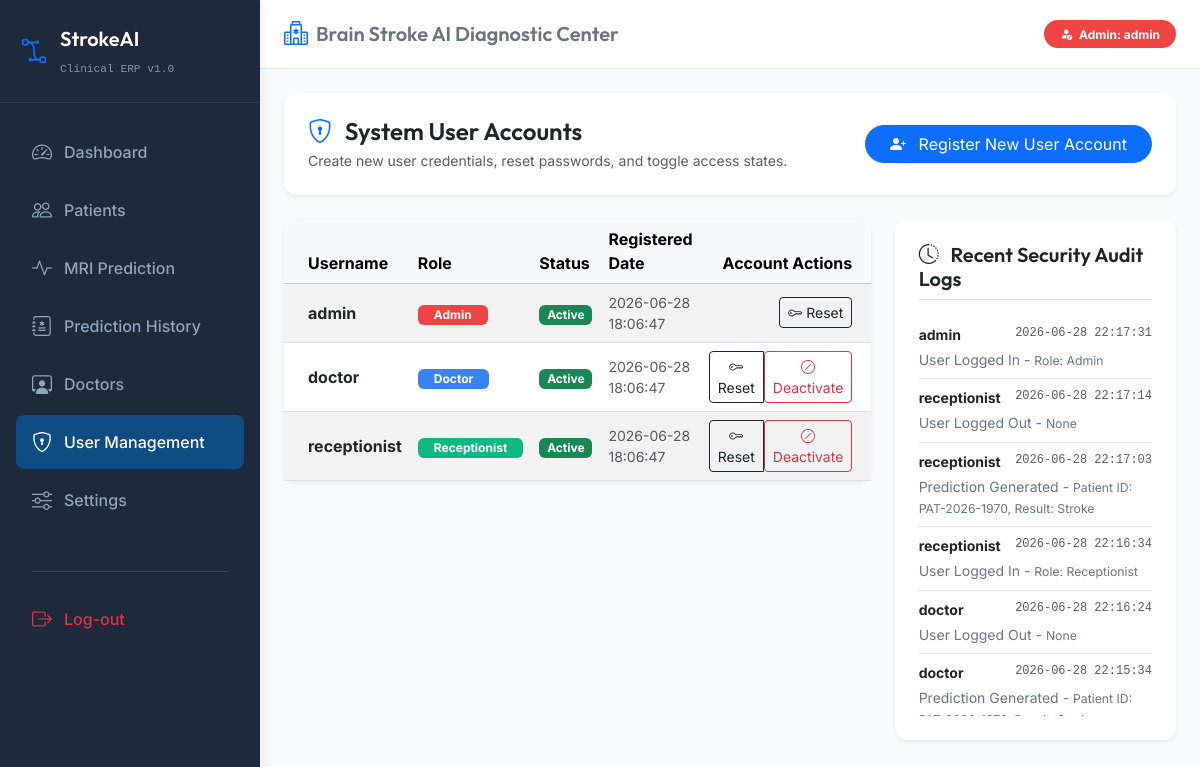
The app's page /users (signed in) with its own data.
### tables this page shows
CREATE TABLE users (
            id INTEGER PRIMARY KEY AUTOINCREMENT,
            username TEXT UNIQUE NOT NULL,
            password_hash TEXT NOT NULL,
            role TEXT NOT NULL, -- Admin, Doctor, Receptionist
            status TEXT NOT NULL DEFAULT 'Active', -- Active, Deactivated
            created_at TEXT NOT NULL
        );

CREATE TABLE activity_logs (
            id INTEGER PRIMARY KEY AUTOINCREMENT,
            username TEXT NOT NULL,
            action TEXT NOT NULL,
            details TEXT,
            created_at TEXT NOT NULL
        );

### mainapp.py (the view)
@app.route("/users")
@admin_required
def users_panel():
    users = list_users()
    audit_logs = list_activity_logs(50)
    return render_template('users.html', users=users, audit_logs=audit_logs, active_page='users')

### database/db_manager.py (called while the page is built)
def get_db_connection():
    conn = sqlite3.connect(DB_PATH)
    conn.row_factory = sqlite3.Row
    return conn

def list_users():
    conn = get_db_connection()
    users = conn.execute("SELECT id, username, role, status, created_at FROM users").fetchall()
    conn.close()
    return users

def list_activity_logs(limit=100):
    conn = get_db_connection()
    logs = conn.execute("SELECT * FROM activity_logs ORDER BY created_at DESC LIMIT ?", (limit,)).fetchall()
    conn.close()
    return logs

### mainapp.py (called while the page is built)
def admin_required(f):
    from functools import wraps
    @wraps(f)
    def decorated_function(*args, **kwargs):
        if 'username' not in session or session.get('role') != 'Admin':
            flash('Error: Access denied. Administrator privilege required.', 'danger')
            return redirect(url_for('dashboard'))
        return f(*args, **kwargs)
    return decorated_function

### templates/users.html (shortened to what this page needs)
{% extends "base.html" %}
{% block content %}
<div class="card p-4 shadow-sm border-0 mb-4">
    <div class="d-flex flex-column flex-md-row justify-content-between align-items-md-center gap-3">
        <div>
            <h4 class="mb-1"><i class="bi bi-shield-lock text-primary me-2"></i> System User Accounts</h4>
            <p class="text-muted small mb-0">Create new user credentials, reset passwords, and toggle access states.</p>
        </div>
        <div>
            <button class="btn btn-primary rounded-pill px-4" data-bs-toggle="modal" data-bs-target="#addUserModal">
                <i class="bi bi-person-plus-fill me-2"></i> Register New User Account
            </button>
        </div>
    </div>
</div>
<div class="row g-4">
    <div class="col-lg-8">
        <div class="card shadow-sm border-0">
            <div class="card-body p-0">
                <div class="table-responsive">
                    <table class="table table-striped table-hover align-middle mb-0">
                        <thead class="table-light">
                            <tr>
                                <th class="ps-4">Username</th>
                                <th>Role</th>
                                <th>Status</th>
                                <th>Registered Date</th>
                                <th class="pe-4 text-end">Account Actions</th>
                            </tr>
                        </thead>
                        <tbody>
                            {% if users %}
                                {% for user in users %}
                                <tr>
                                    <td class="ps-4 fw-bold text-dark">{{ user.username }}</td>
                                    <td>
                                        <span class="badge {% if user.role == 'Admin' %}badge-admin{% elif user.role == 'Doctor' %}badge-doctor{% else %}badge-receptionist{% endif %} px-3 py-1">
                                            {{ user.role }}
                                        </span>
                                    </td>
                                    <td>
                                        <span class="badge {% if user.status == 'Active' %}bg-success{% else %}bg-danger{% endif %}">
                                            {{ user.status }}
                                        </span>
                                    </td>
                                    <td class="small text-muted">{{ user.created_at }}</td>
                                    <td class="pe-4 text-end">
                                        <div class="btn-group">
                                            <button class="btn btn-sm btn-outline-dark" onclick="openResetPasswordModal('{{ user.username }}')">
                                                <i class="bi bi-key"></i> Reset
                                            </button>
                                            {% if user.username != session.get('username') %}
                                                <form action="/users/status/{{ user.username }}" method="post" class="d-inline">
                                                    {% if user.status == 'Active' %}
                                                        <button type="submit" class="btn btn-sm btn-outline-danger"><i class="bi bi-slash-circle"></i> Deactivate</button>
                                                    {% else %}
                                                        <button type="submit" class="btn btn-sm btn-outline-success"><i class="bi bi-check-circle"></i> Activate</button>
                                                    {% endif %}
                                                </form>
                                            {% endif %}
                                        </div>
                                    </td>
                                </tr>
                                {% endfor %}
                            {% else %}
                                <tr>
                                    <td colspan="5" class="text-center text-muted py-5">No user records found.</td>
                                </tr>
                            {% endif %}
                        </tbody>
                    </table>
                </div>
            </div>
        </div>
    </div>
    <div class="col-lg-4">
        <div class="card p-4 shadow-sm border-0">
            <h5 class="card-title border-bottom pb-2 mb-3"><i class="bi bi-clock-history me-2"></i> Recent Security Audit Logs</h5>
            <div style="max-height: 400px; overflow-y: auto;">
                <ul class="list-group list-group-flush small">
                    {% if audit_logs %}
                        {% for log in audit_logs %}
                        <li class="list-group-item px-0">
                            <div class="d-flex justify-content-between">
                                <span class="fw-bold text-dark">{{ log.username }}</span>
                                <span class="text-muted font-monospace" style="font-size: 0.75rem;">{{ log.created_at }}</span>
                            </div>
                            <div class="text-secondary mt-1">{{ log.action }} - <small>{{ log.details }}</small></div>
                        </li>
                        {% endfor %}
                    {% else %}
                        <li class="list-group-item text-center text-muted">No security audits logged.</li>
                    {% endif %}
                </ul>
            </div>
        </div>
    </div>
</div>
{% endblock %}

### templates/base.html (style rules this page uses)
:root { --primary-blue: #0F4C81; --primary-light: #e8f0fe; --accent-green: #2E7D32; --accent-green-light: #e8f5e9; --dark-sidebar: #1E293B; --hover-sidebar: #334155; --body-bg: #F8FAFC; }
body { font-family: 'Inter', sans-serif; background-color: var(--body-bg); min-height: 100vh; overflow-x: hidden; }
h1, h2, h3, h4, h5, h6, .brand-title { font-family: 'Outfit', sans-serif; font-weight: 600; }
.card { border: none; border-radius: 12px; box-shadow: 0 4px 6px -1px rgba(0, 0, 0, 0.05), 0 2px 4px -1px rgba(0, 0, 0, 0.02); transition: transform 0.2s, box-shadow 0.2s; }
.badge-admin { background-color: #EF4444; color: white; }
.badge-doctor { background-color: #3B82F6; color: white; }
.badge-receptionist { background-color: #10B981; color: white; }

### records on screen
users: username "admin", role "Admin", status "Active", created_at "2026-06-28 18:06:47"
users: username "doctor", role "Doctor", status "Active", created_at "2026-06-28 18:06:47", shows "Deactivate"
users: username "receptionist", role "Receptionist", status "Active", created_at "2026-06-28 18:06:47", shows "Deactivate"
activity_logs: username "admin", created_at "2026-06-28 22:17:31", action "User Logged In", details "Role: Admin"
activity_logs: username "receptionist", created_at "2026-06-28 22:17:14", action "User Logged Out", details "None"
activity_logs: username "receptionist", created_at "2026-06-28 22:17:03", action "Prediction Generated", details "Patient ID: PAT-2026-1970, Result: Stroke"
activity_logs: username "receptionist", created_at "2026-06-28 22:16:34", action "User Logged In", details "Role: Receptionist"
activity_logs: username "doctor", created_at "2026-06-28 22:16:24", action "User Logged Out", details "None"
activity_logs: username "doctor", created_at "2026-06-28 22:15:34", action "Prediction Generated", details "Patient ID:…"

### other values on screen
{{ session.get('role') }} "Admin"
{{ session.get('username') }} "admin"
